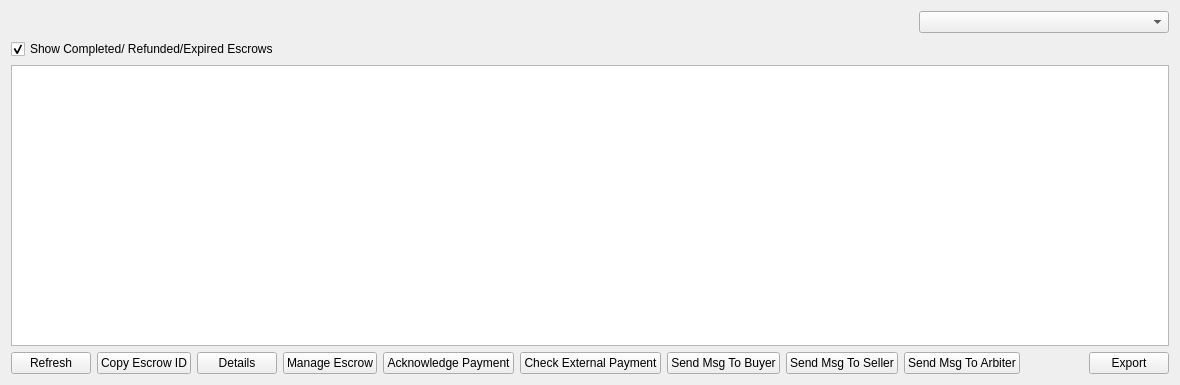
<?xml version="1.0" encoding="UTF-8"?>
<ui version="4.0">
 <class>MyEscrowListPage</class>
 <widget class="QWidget" name="MyEscrowListPage">
  <property name="geometry">
   <rect>
    <x>0</x>
    <y>0</y>
    <width>1180</width>
    <height>385</height>
   </rect>
  </property>
  <property name="windowTitle">
   <string>My Escrow List</string>
  </property>
  <layout class="QVBoxLayout" name="verticalLayout">
   <item>
    <layout class="QHBoxLayout" name="horizontalLayout_2">
     <item>
      <widget class="QLabel" name="labelExplanation">
       <property name="textFormat">
        <enum>Qt::PlainText</enum>
       </property>
       <property name="wordWrap">
        <bool>true</bool>
       </property>
      </widget>
     </item>
     <item>
      <widget class="QComboBox" name="displayListAlias">
       <property name="maximumSize">
        <size>
         <width>250</width>
         <height>16777215</height>
        </size>
       </property>
      </widget>
     </item>
    </layout>
   </item>
   <item>
    <widget class="QCheckBox" name="completeCheck">
     <property name="text">
      <string>Show Completed/ Refunded/Expired Escrows</string>
     </property>
     <property name="checked">
      <bool>true</bool>
     </property>
    </widget>
   </item>
   <item>
    <widget class="QTableView" name="tableView">
     <property name="contextMenuPolicy">
      <enum>Qt::CustomContextMenu</enum>
     </property>
     <property name="toolTip">
      <string/>
     </property>
     <property name="tabKeyNavigation">
      <bool>false</bool>
     </property>
     <property name="alternatingRowColors">
      <bool>true</bool>
     </property>
     <property name="selectionMode">
      <enum>QAbstractItemView::SingleSelection</enum>
     </property>
     <property name="selectionBehavior">
      <enum>QAbstractItemView::SelectRows</enum>
     </property>
     <property name="sortingEnabled">
      <bool>true</bool>
     </property>
     <attribute name="verticalHeaderVisible">
      <bool>false</bool>
     </attribute>
    </widget>
   </item>
   <item>
    <layout class="QHBoxLayout" name="horizontalLayout">
     <item>
      <widget class="QPushButton" name="refreshButton">
       <property name="maximumSize">
        <size>
         <width>16777215</width>
         <height>48</height>
        </size>
       </property>
       <property name="toolTip">
        <string>Refresh your list of escrows</string>
       </property>
       <property name="text">
        <string>Refresh</string>
       </property>
      </widget>
     </item>
     <item>
      <widget class="QPushButton" name="copyEscrow">
       <property name="toolTip">
        <string>Copy the currently selected escrow to the system clipboard</string>
       </property>
       <property name="text">
        <string>Copy Escrow ID</string>
       </property>
      </widget>
     </item>
     <item>
      <widget class="QPushButton" name="detailButton">
       <property name="text">
        <string>Details</string>
       </property>
      </widget>
     </item>
     <item>
      <widget class="QPushButton" name="manageButton">
       <property name="toolTip">
        <string>Release selected escrow to merchant</string>
       </property>
       <property name="text">
        <string>Manage Escrow</string>
       </property>
       <property name="iconSize">
        <size>
         <width>16</width>
         <height>16</height>
        </size>
       </property>
      </widget>
     </item>
     <item>
      <widget class="QPushButton" name="ackButton">
       <property name="text">
        <string>Acknowledge Payment</string>
       </property>
      </widget>
     </item>
     <item>
      <widget class="QPushButton" name="extButton">
       <property name="text">
        <string>Check External Payment</string>
       </property>
      </widget>
     </item>
     <item>
      <widget class="QPushButton" name="buyerMessageButton">
       <property name="toolTip">
        <string>Send message to buyer</string>
       </property>
       <property name="text">
        <string>Send Msg To Buyer</string>
       </property>
      </widget>
     </item>
     <item>
      <widget class="QPushButton" name="sellerMessageButton">
       <property name="toolTip">
        <string>Send message to seller</string>
       </property>
       <property name="text">
        <string>Send Msg To Seller</string>
       </property>
      </widget>
     </item>
     <item>
      <widget class="QPushButton" name="arbiterMessageButton">
       <property name="toolTip">
        <string>Send message to arbiter</string>
       </property>
       <property name="text">
        <string>Send Msg To Arbiter</string>
       </property>
      </widget>
     </item>
     <item>
      <spacer name="horizontalSpacer">
       <property name="orientation">
        <enum>Qt::Horizontal</enum>
       </property>
       <property name="sizeHint" stdset="0">
        <size>
         <width>40</width>
         <height>20</height>
        </size>
       </property>
      </spacer>
     </item>
     <item>
      <widget class="QPushButton" name="exportButton">
       <property name="toolTip">
        <string>Export the data in the current tab to a file</string>
       </property>
       <property name="text">
        <string>Export</string>
       </property>
      </widget>
     </item>
    </layout>
   </item>
  </layout>
 </widget>
 <resources>
  <include location="../gtacoin.qrc"/>
 </resources>
 <connections/>
</ui>
